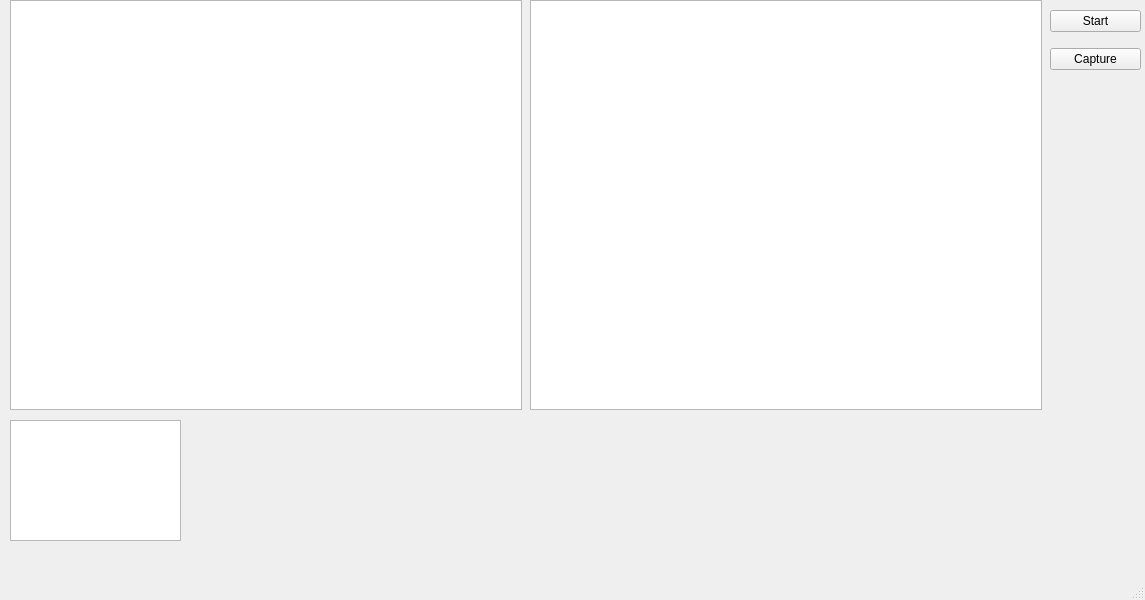
<?xml version="1.0" encoding="UTF-8"?>
<ui version="4.0">
 <class>MainWindow</class>
 <widget class="QMainWindow" name="MainWindow">
  <property name="geometry">
   <rect>
    <x>0</x>
    <y>0</y>
    <width>1145</width>
    <height>600</height>
   </rect>
  </property>
  <property name="windowTitle">
   <string>Track Builder</string>
  </property>
  <widget class="QWidget" name="centralwidget">
   <widget class="QWidget" name="verticalLayoutWidget">
    <property name="geometry">
     <rect>
      <x>1050</x>
      <y>0</y>
      <width>91</width>
      <height>80</height>
     </rect>
    </property>
    <layout class="QVBoxLayout" name="verticalLayout">
     <item>
      <widget class="QPushButton" name="connectCamerasBtn">
       <property name="text">
        <string>Start</string>
       </property>
      </widget>
     </item>
     <item>
      <widget class="QPushButton" name="captureBtn">
       <property name="text">
        <string>Capture</string>
       </property>
      </widget>
     </item>
    </layout>
   </widget>
   <widget class="QGraphicsView" name="leftView">
    <property name="geometry">
     <rect>
      <x>10</x>
      <y>0</y>
      <width>512</width>
      <height>410</height>
     </rect>
    </property>
   </widget>
   <widget class="QGraphicsView" name="rightView">
    <property name="geometry">
     <rect>
      <x>530</x>
      <y>0</y>
      <width>512</width>
      <height>410</height>
     </rect>
    </property>
   </widget>
   <widget class="QGraphicsView" name="filterView">
    <property name="geometry">
     <rect>
      <x>10</x>
      <y>420</y>
      <width>171</width>
      <height>121</height>
     </rect>
    </property>
   </widget>
  </widget>
  <widget class="QMenuBar" name="menubar">
   <property name="geometry">
    <rect>
     <x>0</x>
     <y>0</y>
     <width>1145</width>
     <height>22</height>
    </rect>
   </property>
  </widget>
  <widget class="QStatusBar" name="statusbar"/>
 </widget>
 <resources/>
 <connections/>
</ui>
